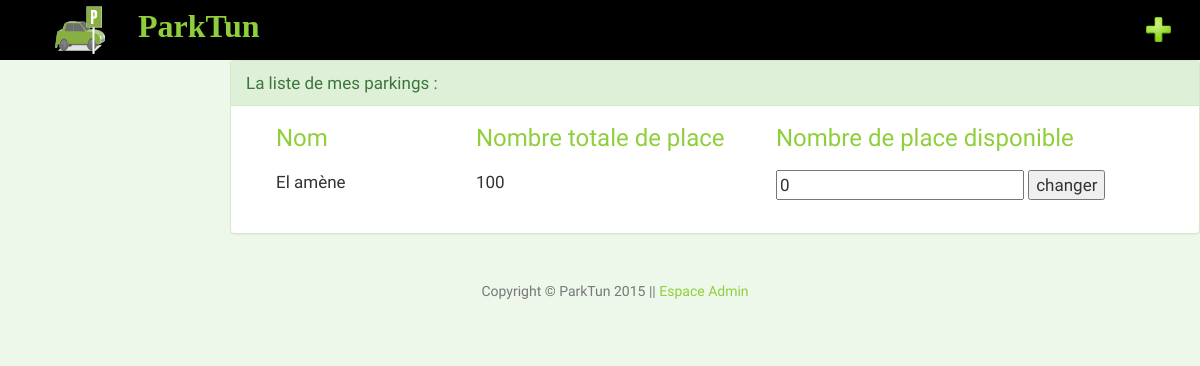
Before: /car/gerer/ (signed in) with the older database file.
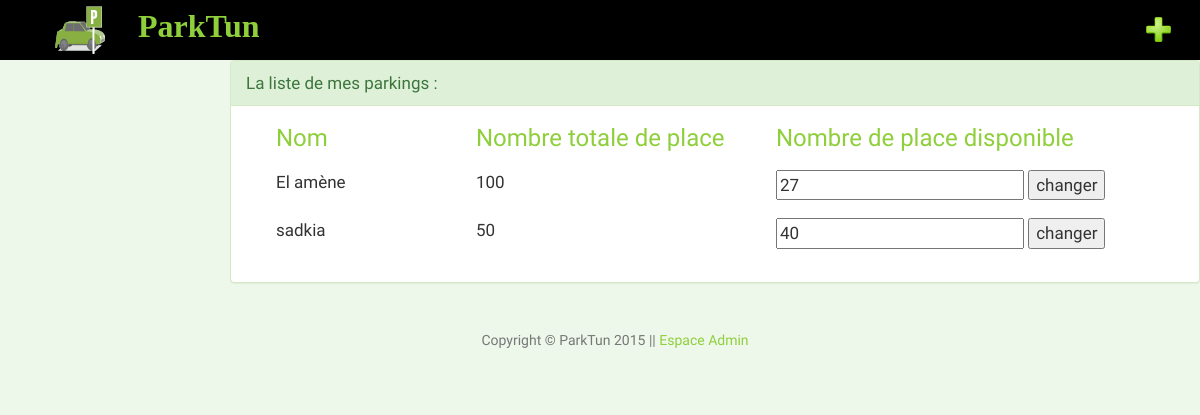
After: the same page with the newer database file.
### car/models.py (models this page shows, shortened)
class parking(models.Model):
	namepark    =models.CharField(max_length = 128)
	proprietaire=models.ForeignKey(owner)
	nbrplace    =models.IntegerField(default=0)
	place       =models.CharField(max_length=200)     # adresse
	position    =GeopositionField()
	telephone   = models.CharField(max_length = 15)
	genre = models.CharField(max_length=30, choices=genr, help_text=" crime :")
	accept      = models.BooleanField(default=False)
	nbplacevide  =models.IntegerField(default=0)

### car/views.py (the view)
@login_required
def gerer(request):
	context   =  RequestContext(request)
	if request.method == "GET":
		if request.user is not None:
			ownercon = owner.objects.get(username=request.user.username)
		list_park=parking.objects.filter(proprietaire=ownercon, accept=True)
	elif request.method == "POST":
		if request.user is not None:
			ownercon = owner.objects.get(username=request.user.username)
		list_park=parking.objects.filter(proprietaire=ownercon, accept=True)
		for i in list_park :
			nbpv = str(i.id)
			f = request.POST[nbpv]
			i.nbplacevide = f
			i.save()
	return render_to_response('car/gerer_parking.html',{'list_park':list_park},context)

### template/car/gerer_parking.html (shortened to what this page needs)
{% extends 'car/base.html' %}
{% block body_block %}
<div class="span2"></div>
<div class="span10">
<div class="hero-unit">
	{% if list_park %}
<div class="panel panel-success">
  <div class="panel-heading">La liste de mes parkings :</div>
 <div class="panel-body">
<div class="span2">
<font size ="5" color="#8FCF3C"> Nom </font></div>
<div class="span3">
<font size ="5" color="#8FCF3C">Nombre totale de place </font>
</div>
<div class="span4"><font size ="5" color="#8FCF3C"> Nombre de place disponible </font>
</div>
	{% for parking  in list_park %}
<div class="span2">
{{ parking.namepark }}    </div>
<div class="span3">
 {{ parking.nbrplace }} <br>
</div>
<div class="span4">
<form id="gerer" method="post" action="/car/gerer/">
 <input type="number" name="{{ parking.id}}" value="{{ parking.nbplacevide }}" / >
<button align ="center" type="submit">changer</button>
</div>
	{% endfor %}
</div></div> </div>
	{% else %}
	<div class="span9">
	<h1>vous n'avez auccun parking ! </h1>
	<p > si vous voulez ajouter un parking<a href="/car/add_parking"> cliquer ici </p>
	</div>
	{% endif %}
</div></div>
{% endblock %}

### template/car/base.html (shortened to what this page needs)
<!DOCTYPE html>
{% load static %}
<html>
    <head>
   <link href="{% static 'css/bootstrap.min.css' %}" rel="stylesheet">
    <link href="{% static 'css/stylish-portfolio.css' %}" rel="stylesheet">
    <link href="{% static 'css/font-awesome.min.css' %}" rel="stylesheet" type="text/css">
     <link href="{% static 'css/font-awesome.css' %}" rel="stylesheet">
<link href="{% static 'css/agency.css' %}" rel="stylesheet">
<link href="{% static 'css/main.css' %}" rel="stylesheet">
   <link href="{% static 'css/animate.css' %}" rel="stylesheet" >
    <link href="{% static 'css/bootstrap-responsive.css' %}" rel="stylesheet">
</head>
<body style="background-color : #EDF7EA;" >
<header style="background-color:black" id="navbar navbar-default navbar-fixed-top " role="navigation">
<div class="container">
<div class="navbar-header">
	<a class="brand " href="/car/">
<font size="6" color="#8FCF3C"><i class="fa fa-clock"><img src="{% static 'img/car.png' %}" style="height: 60px; width:100px;" />
<b>ParkTun</b> </i> </font></a>
</div>
</div>
</header>
    <nav id="sidebar-wrapper">
        <ul class="sidebar-nav">
<a id="menu-toggle" href="#" class="btn btn-dark btn-lg toggle"><img src="{% static 'img/home.png' %}" style="height: 25px;width:25px ;"/></a>
        </ul>
    </nav>
      {% block body_block %}
{% endblock %}
<div class="span12">
<footer style="background-color : #EDF7EA; bottom: 0;">
                    <p class="text-muted" >Copyright &copy; ParkTun 2015 ||  <a href="/admin/"><font color="#8FCF3C">Espace Admin </font> </a></p>
    </footer>
</div>
</body>
</html>

### static/css/stylish-portfolio.css (style rules this page uses)
html, body { width: 100%; height: 100%; }
body { font-family: "Source Sans Pro","Helvetica Neue",Helvetica,Arial,sans-serif; }
.btn-dark { border-radius: 0; color: #fff; background-color: rgba(0,0,0,0.4); }
#sidebar-wrapper { z-index: 1000; position: fixed; right: 0; width: 250px; height: 100%; margin-right: -250px; overflow-y: auto; background: #222; -webkit-transition: all 0.4s ease 0s; -moz-transition: all 0.4s ease 0s; -ms-transition: all 0.4s ease 0s; -o-transition: all 0.4s ease 0s; transition: all 0.4s ease 0s; }
.sidebar-nav { position: absolute; top: 0; width: 250px; margin: 0; padding: 0; list-style: none; }
#menu-toggle { z-index: 1; position: fixed; top: 0; right: 0; }
.toggle { margin: 5px 5px 0 0; }
footer { padding: 100px 0; }

### static/css/agency.css (style rules this page uses)
body { overflow-x: hidden; font-family: "Roboto Slab","Helvetica Neue",Helvetica,Arial,sans-serif; }
.text-muted { color: #777; }
p { font-size: 14px; line-height: 1.75; }
a, a:hover, a:focus, a:active, a.active { outline: 0; }
a { color: #fed136; }
header { text-align: center; color: #fff; background-attachment: scroll; background-image: url(../img/header-bg.jpg); background-position: center center; background-repeat: none; -webkit-background-size: cover; -moz-background-size: cover; background-size: cover; -o-background-size: cover; }
footer { padding: 25px 0; text-align: center; }
body { webkit-tap-highlight-color: #fed136; }

### static/css/main.css (style rules this page uses)
body { font-family: 'Dosis', sans-serif; font-size: 17px; }
.btn { border-radius: 0; font-family: 'Yanone Kaffeesatz','sans-serif'; font-size: 20px; padding: 9px 23px; }
a { -webkit-transition: 300ms; -moz-transition: 300ms; -o-transition: 300ms; transition: 300ms; }

Changed rows visible on the page:
changed parking "El amène": nbplacevide "0" → "27"
added parking: namepark "sadkia", nbrplace "50", nbplacevide "40"
